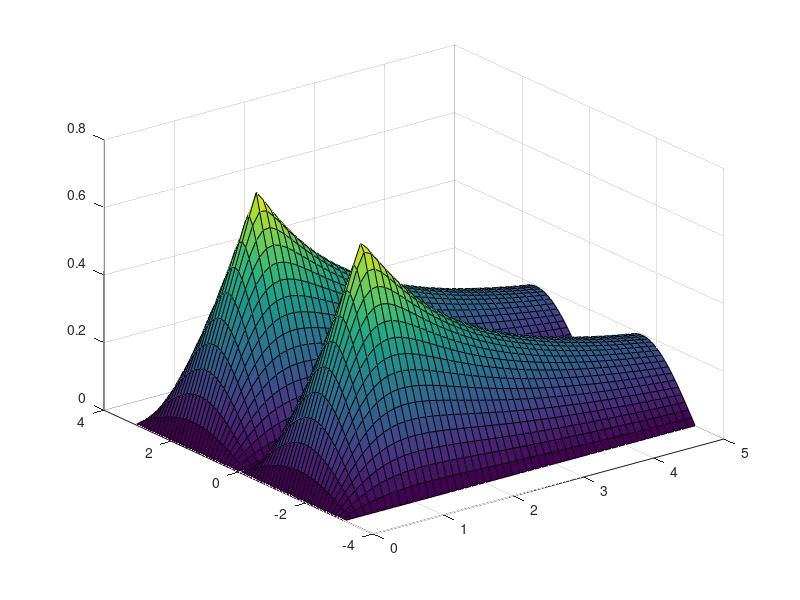
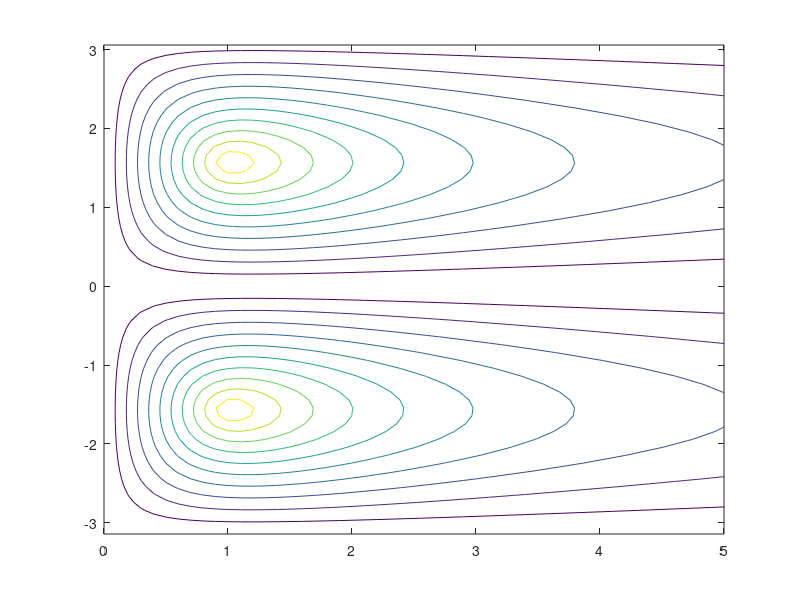
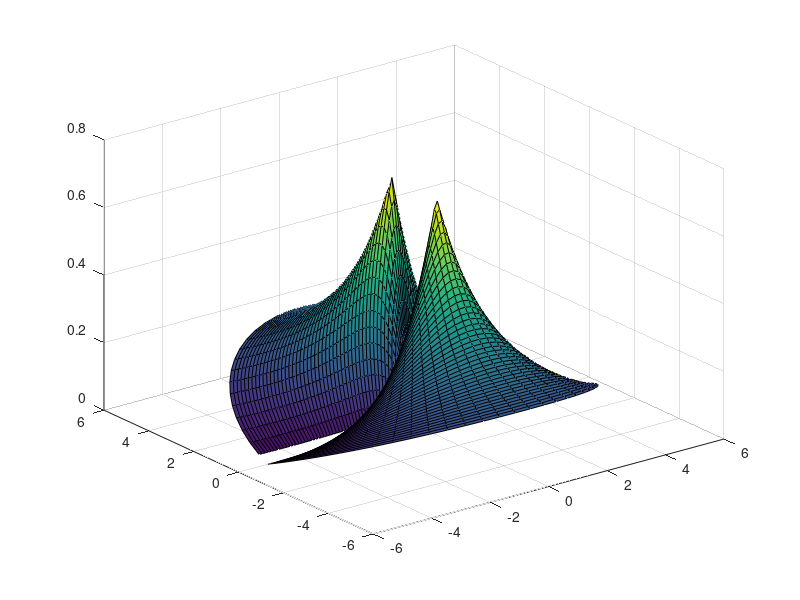
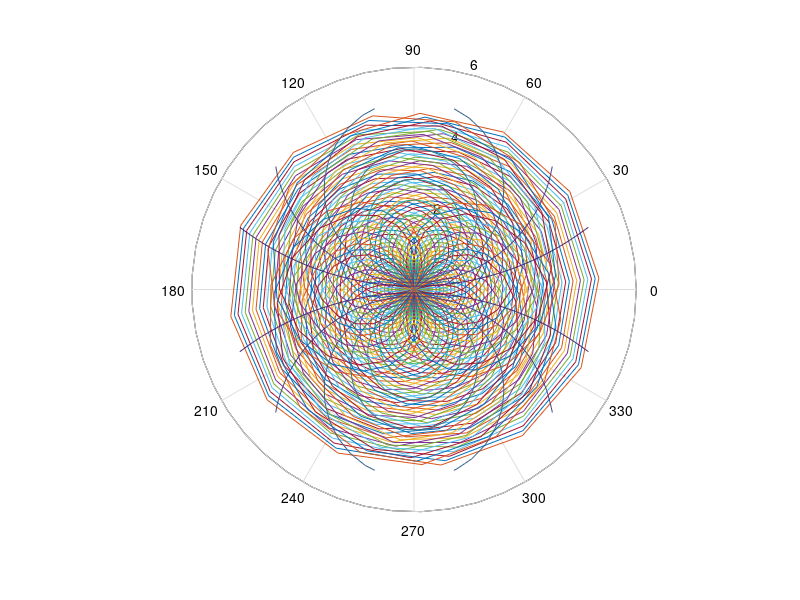

These figures' MATLAB source, in order:
% singualr value and conditon plot
clc;
theta = -pi:0.1:pi;
r=0:0.1:5;
uo_max=1;

%surf(invcond);
[R, Theta] = meshgrid(r, theta);
temp=ones(size(R));
%di_temp=ones(size(R));
di=1;
uo_max_temp=ones(size(R));

lambda_max=(temp + R.^2 + sqrt(temp + R.^4 + 2 * R.^2  .* cos(2 * Theta)))/2;
lambda_min=(temp + R.^2 - sqrt(temp + R.^4 + 2 * R.^2  .* cos(2 * Theta)))/2;

singular_max=sqrt(temp + R.^2 + sqrt(temp + R.^4 + 2 * R.^2  .* cos(2 * Theta)))/2;
singular_min=sqrt(temp + R.^2 - sqrt(temp + R.^4 + 2 * R.^2  .* cos(2 * Theta)))/2;

 Invcond_o = singular_min./singular_max;
 Invcond_ou=sqrt(lambda_min./(lambda_max+uo_max_temp.^2/di)); 

figure (1)
title('inverese of condition_3d')
%mesh(R, Theta, real(Invcond_ou))
surf(R, Theta, real(Invcond_ou))
figure (2)
title('inverse of condition contour')
contour(R,Theta, real (Invcond_ou))

figure (3)
 [X,Y] = pol2cart(Theta,R);
surf(X, Y, real(Invcond_ou))
figure (4)
H=polar(X,Y);
hold on;
contour(X, Y, real(Invcond_ou));
%set(h,'Visible','off')
%axis off
%axis image

% 
% % figure (1)
% % title('inverese of condition_3d')
% % mesh(R, Theta, real(Invcond_ou))
% % figure (2)
% % title('inverse of condition contour')
% % contour(R,Theta, real (Invcond_ou))
% 
% figure (3)
% title('singular_min_3d')
% mesh(R, Theta, real(Invcond_o))
% figure (4)
% title('singular_min_contour')
% contour(R,Theta, real (Invcond_o))


%  
% figure (5)
% title('singular_max_3d')
% mesh(R, Theta, real(singular_max))
% figure (6)
% title('singular_max_contour')
% contour(R,Theta, real (singular_max))